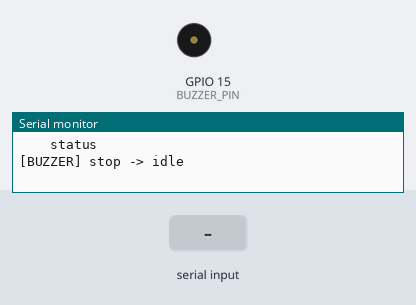
A sketch run on a simulated ESP32-S3. Shown: buzzer (waves = sounding), the last lines printed to the serial monitor. Inputs (shaded band) come from the test bench.

Above: at 1.5 s.
1.6 s: "alarm\n" received over Serial
At 1.67 s:
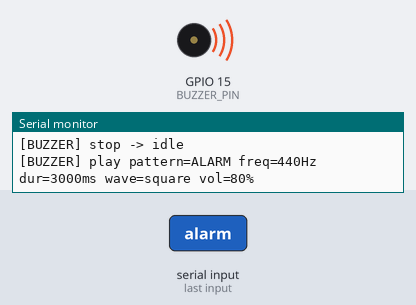
6.1 s: "siren\n" received over Serial
At 6.6 s:
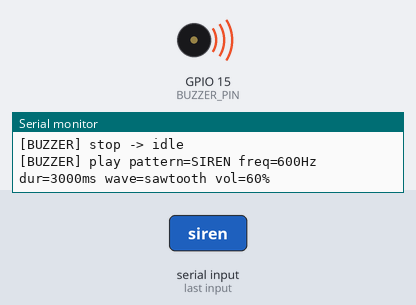
Timing chart, 0 to 10.6 s (numbered marks = the images above; inputs shaded):
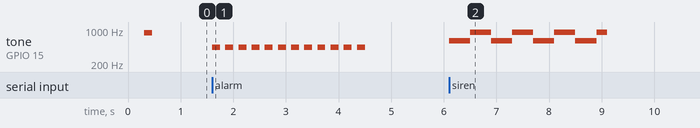

Measured:
- after the input at 1.6 s, tone on GPIO 15 (BUZZER_PIN): alternates 440 Hz for 0.15 s and silent for 0.10 s, 24 changes in all, then stays silent, starting at once
- after the input at 6.1 s, tone on GPIO 15 (BUZZER_PIN): plays 600 Hz for 0.40 s, 900 Hz for 0.40 s, 600 Hz for 0.40 s, 900 Hz for 0.40 s, 600 Hz for 0.40 s, 900 Hz for 0.40 s … (8 notes in this stretch), starting at once

The sketch:

arana_robot.ino
```cpp
/*
 * ============================================================================
 *  ARAÑA ROBOT — Firmware ESP32-S3 (central)
 *  IPET N°66 — Electrónica Digital III
 *
 *  Este archivo es el punto de entrada: setup() inicializa los módulos y
 *  loop() los actualiza. Aquí vive también el estado global del robot
 *  (espejo mínimo de SpiderState en pc/app.py).
 *
 *  Arquitectura de comunicación con la PC:
 *    [PC Flask] --WiFi--> [ESP32-S3 AP "ARANA-ROBOT" 192.168.4.1]
 *       localhost:5000            GET  /api/status   (sensores/estado)
 *                                 POST /api/command  ({"cmd":..., "value":...})
 *
 *  Módulo activo actualmente: Buzzer (protocolo completo del panel PC).
 *  El resto de los módulos (WiFi, WebServer, sensores, servos, NeoPixel)
 *  se incorporan a medida que se implementan (ver TODO más abajo).
 * ============================================================================
 */

#include <Arduino.h>
#include "config.h"
#include "actuadores/buzzer.h"    // módulo Buzzer (activo)

// ----------------------------------------------------------------------------
// Módulos pendientes — se habilita su include cuando exista implementación
// ----------------------------------------------------------------------------
// #include "comunicacion/wifi.h"       // TODO: AP ARANA-ROBOT + arranque server
// #include "comunicacion/webserver.h"  // TODO: GET /api/status + POST /api/command
// #include "sensores/ultrasonic.h"     // TODO: HC-SR04
// #include "sensores/imu.h"            // TODO: MPU6050
// #include "sensores/ir.h"             // TODO: TCRT5000
// #include "sensores/dht_sensor.h"     // TODO: DHT22
// #include "actuadores/servos.h"       // TODO: PCA9685 (12 servos)
// #include "actuadores/neopixel.h"     // TODO: Matriz 8x8

// ----------------------------------------------------------------------------
// Estado global del robot
// (los mismos campos que lee/actualiza la PC: mode, speed, emergency_stop)
// ----------------------------------------------------------------------------
struct RobotState {
  String  mode          = "STAND";   // STAND, WALK, TROT, GATEAR, GIRAR, ...
  uint8_t speed         = 50;        // 0..100
  bool    emergencyStop = false;     // Emergency Stop activo
} robotState;

// ----------------------------------------------------------------------------
// Consola de prueba por Monitor Serie
// (útil para probar el buzzer hasta que exista el webserver)
// ----------------------------------------------------------------------------
static void printBuzzerHelp() {
  Serial.println(F("  Comandos de prueba del Buzzer:"));
  Serial.println(F("    beep | siren | alarm | rise | fall | stop"));
  Serial.println(F("    tone <freq> <dur_ms> <vol>   (CUSTOM, ej: tone 880 500 70)"));
  Serial.println(F("    status"));
}

static void handleSerialConsole() {
  if (!Serial.available()) return;

  String line = Serial.readStringUntil('\n');
  line.trim();
  line.toLowerCase();
  if (line.length() == 0) return;

  // Presets = mismos parámetros que BUZZER_PRESETS del panel web (index.html)
  if      (line == "beep")  { buzzerPlay("BEEP",  880, 1000, "square",   70); }
  else if (line == "siren") { buzzerPlay("SIREN", 600, 3000, "sawtooth", 60); }
  else if (line == "alarm") { buzzerPlay("ALARM", 440, 3000, "square",   80); }
  else if (line == "rise")  { buzzerPlay("RISE",  300, 3000, "sine",     70); }
  else if (line == "fall")  { buzzerPlay("FALL", 1200, 3000, "triangle", 70); }
  else if (line == "stop")  { buzzerStop(); }
  else if (line == "status") {
    Serial.printf("[STATE] mode=%s speed=%u emergency=%s | buzzer=%s online=%d\n",
                  robotState.mode.c_str(), (unsigned)robotState.speed,
                  robotState.emergencyStop ? "ON" : "OFF",
                  buzzerGetState(), buzzerIsOnline() ? 1 : 0);
  }
  else if (line.startsWith("tone ")) {
    // Formato: tone <freq> <dur_ms> <vol>
    String rest = line.substring(5);
    const int p1 = rest.indexOf(' ');
    const int p2 = rest.indexOf(' ', p1 + 1);
    if (p1 > 0 && p2 > p1) {
      const uint16_t f = (uint16_t)rest.substring(0, p1).toInt();
      const uint16_t d = (uint16_t)rest.substring(p1 + 1, p2).toInt();
      const uint8_t  v = (uint8_t)rest.substring(p2 + 1).toInt();
      buzzerPlay("CUSTOM", f, d, "square", v);
    } else {
      Serial.println(F("[CONSOLE] Uso: tone <freq> <dur_ms> <vol>"));
    }
  }
  else if (line == "help" || line == "?") { printBuzzerHelp(); }
  else { Serial.println(F("[CONSOLE] Comando no reconocido. Escribí 'help'.")); }
}
// ----------------------------------------------------------------------------
// setup() — inicialización
// ----------------------------------------------------------------------------
void setup() {
  Serial.begin(115200);
  delay(300);

  Serial.println();
  Serial.println(F("======================================="));
  Serial.println(F("   ARAÑA ROBOT — Firmware ESP32-S3"));
  Serial.println(F("   IPET N°66 · Electrónica Digital III"));
  Serial.println(F("======================================="));

  // --- Buzzer ---
  buzzerInit();
  Serial.printf("[INIT] Buzzer -> GPIO%d %s | estado=%s\n", BUZZER_PIN,
                buzzerIsOnline() ? "ONLINE" : "ERROR", buzzerGetState());

  // Beep corto de arranque (autotest del módulo)
  buzzerPlay("BEEP", BUZZER_DEFAULT_FREQ_HZ, BUZZER_DEFAULT_DURATION_MS,
             "square", BUZZER_DEFAULT_VOLUME);

  // --- Módulos pendientes (por orden de integración) ---
  // wifiInit();            // TODO: crear AP "ARANA-ROBOT" y arrancar el server
  // webserverInit();       // TODO: GET /api/status + POST /api/command
  //                        //       "buzzer"      -> buzzerPlay(...)
  //                        //       "buzzer_stop" -> buzzerStop()
  // servosInit();
  // imuInit(); dhtInit(); irInit(); ultrasonicInit(); neopixelInit();

  printBuzzerHelp();
}

// ----------------------------------------------------------------------------
// loop() — actualización continua
// ----------------------------------------------------------------------------
void loop() {
  buzzerUpdate();            // máquina de estados del sonido (no bloqueante)
  handleSerialConsole();     // consola de prueba por Monitor Serie

  // TODO (cuando existan los módulos):
  //   ultrasonicUpdate(); imuUpdate(); dhtUpdate(); irUpdate();
  //   webserverHandle();   // ESPAsyncWebServer se atiende solo, sin loop()
}
```

buzzer.cpp
```cpp
// ============================================================================
// Módulo Buzzer — Araña Robot (ESP32-S3)
// Buzzer pasivo controlado por PWM (LEDC). Implementa el protocolo que envía
// el Control Center PC (ver esp32/README.md, sección "Protocolo Buzzer"):
//
//   {"cmd":"buzzer","value":{"pattern":"BEEP","freq":880,"duration":150,
//                            "wave":"square","volume":70}}
//   {"cmd":"buzzer_stop"}
//
// API pública en buzzer.h. Reproducción NO bloqueante: buzzerUpdate() debe
// llamarse desde loop() y avanza la máquina de estados del patrón.
//
// Compatible con Arduino core 2.x (API por canal) y 3.x (API por pin).
// ============================================================================

#include "buzzer.h"
#include "config.h"

#include <esp_arduino_version.h>
#include <strings.h>   // strcasecmp

#if defined(ESP_ARDUINO_VERSION_MAJOR) && (ESP_ARDUINO_VERSION_MAJOR >= 3)
  #define BUZZER_LEDC_CORE3 1
#else
  #define BUZZER_LEDC_CORE3 0
#endif

// ----------------------------------------------------------------------------
// Estado interno
// ----------------------------------------------------------------------------
static bool          s_online      = false;
static bool          s_playing     = false;
static BuzzerPattern s_pattern     = BUZZER_PATTERN_UNKNOWN;
static uint16_t      s_freqHz      = 0;     // frecuencia base del comando
static uint32_t      s_durationMs  = 0;     // duración total del patrón
static uint8_t       s_duty        = 0;     // duty 0..127 (50% = onda cuadrada)
static uint32_t      s_startMs     = 0;
static uint32_t      s_nextPhaseMs = 0;     // próximo cambio de fase del patrón
static bool          s_phaseOn     = true;  // ALARM: ¿tono activo o silencio?
static bool          s_phaseHigh   = false; // SIREN: ¿frecuencia alta o baja?

// Tiempos de los patrones (ms)
static const uint16_t SIREN_HALF_PERIOD_MS = 400;
static const uint16_t ALARM_ON_MS          = 150;
static const uint16_t ALARM_OFF_MS         = 100;
static const uint16_t SWEEP_STEP_MS        = 30;   // resolución del barrido

// ----------------------------------------------------------------------------
// Helpers PWM (LEDC) con soporte Arduino core 2.x / 3.x
// ----------------------------------------------------------------------------

static void pwmWrite(uint8_t duty) {
#if BUZZER_LEDC_CORE3
  ledcWrite(BUZZER_PIN, duty);
#else
  ledcWrite(BUZZER_LEDC_CHANNEL, duty);
#endif
}

static void pwmSetFreq(uint16_t freqHz) {
  // Mantener la frecuencia dentro de los límites que soporta el panel PC
  if (freqHz < BUZZER_FREQ_MIN_HZ) freqHz = BUZZER_FREQ_MIN_HZ;
  if (freqHz > BUZZER_FREQ_MAX_HZ) freqHz = BUZZER_FREQ_MAX_HZ;
#if BUZZER_LEDC_CORE3
  ledcChangeFrequency(BUZZER_PIN, freqHz, BUZZER_LEDC_RESOLUTION);
  ledcWrite(BUZZER_PIN, s_duty);            // re-aplicar duty tras la frecuencia
#else
  ledcChangeFrequency(BUZZER_LEDC_CHANNEL, freqHz, BUZZER_LEDC_RESOLUTION);
  ledcWrite(BUZZER_LEDC_CHANNEL, s_duty);
#endif
}

static void pwmStart(uint16_t freqHz) {
#if BUZZER_LEDC_CORE3
  ledcAttach(BUZZER_PIN, freqHz, BUZZER_LEDC_RESOLUTION);
  ledcWrite(BUZZER_PIN, s_duty);
#else
  ledcSetup(BUZZER_LEDC_CHANNEL, freqHz, BUZZER_LEDC_RESOLUTION);
  ledcAttachPin(BUZZER_PIN, BUZZER_LEDC_CHANNEL);
  ledcWrite(BUZZER_LEDC_CHANNEL, s_duty);
#endif
}

// Volumen 0..100 -> duty 0..127 (el 50% del duty es la potencia máxima útil
// de una onda cuadrada en un buzzer pasivo).
static uint8_t volumeToDuty(uint8_t volume) {
  if (volume > 100) volume = 100;
  const uint16_t DUTY_MAX = ((1u << BUZZER_LEDC_RESOLUTION) / 2u) - 1u; // 127
  return (uint8_t)(((uint16_t)volume * DUTY_MAX) / 100u);
}

// ----------------------------------------------------------------------------
// API pública
// ----------------------------------------------------------------------------

void buzzerInit() {
  pinMode(BUZZER_PIN, OUTPUT);
  digitalWrite(BUZZER_PIN, LOW);
  s_playing = false;
  s_online  = false;
  s_duty    = 0;
  pwmStart(BUZZER_DEFAULT_FREQ_HZ);   // deja el canal listo, en silencio
  s_online = true;
}

BuzzerPattern buzzerPatternFromString(const char* pattern) {
  if (pattern == nullptr) return BUZZER_PATTERN_UNKNOWN;
  if (strcasecmp(pattern, "BEEP")   == 0) return BUZZER_PATTERN_BEEP;
  if (strcasecmp(pattern, "SIREN")  == 0) return BUZZER_PATTERN_SIREN;
  if (strcasecmp(pattern, "ALARM")  == 0) return BUZZER_PATTERN_ALARM;
  if (strcasecmp(pattern, "RISE")   == 0) return BUZZER_PATTERN_RISE;
  if (strcasecmp(pattern, "FALL")   == 0) return BUZZER_PATTERN_FALL;
  if (strcasecmp(pattern, "CUSTOM") == 0) return BUZZER_PATTERN_CUSTOM;
  return BUZZER_PATTERN_UNKNOWN;
}
bool buzzerPlay(const char* pattern, uint16_t freqHz, uint16_t durationMs,
                const char* wave, uint8_t volume) {
  const BuzzerPattern p = buzzerPatternFromString(pattern);
  if (p == BUZZER_PATTERN_UNKNOWN) {
    Serial.printf("[BUZZER] error: patrón desconocido '%s'\n",
                  pattern ? pattern : "(null)");
    return false;
  }
  if (!s_online) return false;

  // Aplicar los límites que define el protocolo del panel PC
  if (freqHz     < BUZZER_FREQ_MIN_HZ)     freqHz     = BUZZER_FREQ_MIN_HZ;
  if (freqHz     > BUZZER_FREQ_MAX_HZ)     freqHz     = BUZZER_FREQ_MAX_HZ;
  if (durationMs < BUZZER_DURATION_MIN_MS) durationMs = BUZZER_DURATION_MIN_MS;
  if (durationMs > BUZZER_DURATION_MAX_MS) durationMs = BUZZER_DURATION_MAX_MS;

  s_pattern    = p;
  s_freqHz     = freqHz;
  s_durationMs = durationMs;
  s_duty       = volumeToDuty(volume);
  s_startMs    = millis();
  s_phaseOn    = true;
  s_phaseHigh  = false;
  s_playing    = true;

  pwmSetFreq(freqHz);   // arranca sonando a la frecuencia base
  pwmWrite(s_duty);

  // Agendar la primera transición de fase según el patrón
  switch (p) {
    case BUZZER_PATTERN_SIREN:
      s_nextPhaseMs = s_startMs + SIREN_HALF_PERIOD_MS;
      break;
    case BUZZER_PATTERN_ALARM:
      s_nextPhaseMs = s_startMs + ALARM_ON_MS;
      break;
    case BUZZER_PATTERN_RISE:
    case BUZZER_PATTERN_FALL:
      s_nextPhaseMs = s_startMs + SWEEP_STEP_MS;
      break;
    default:
      s_nextPhaseMs = 0;
      break;
  }

  Serial.printf("[BUZZER] play pattern=%s freq=%uHz dur=%ums wave=%s vol=%u%%\n",
                pattern, (unsigned)freqHz, (unsigned)durationMs,
                wave ? wave : "-", (unsigned)volume);
  return true;
}

void buzzerUpdate() {
  if (!s_playing) return;

  const uint32_t now     = millis();
  const uint32_t elapsed = now - s_startMs;   // seguro ante overflow de millis()

  if (elapsed >= s_durationMs) {              // el patrón terminó
    buzzerStop();
    return;
  }

  switch (s_pattern) {
    case BUZZER_PATTERN_BEEP:
    case BUZZER_PATTERN_CUSTOM:
      break;                                  // tono fijo hasta finalizar

    case BUZZER_PATTERN_SIREN:                // alterna frec. base y x1.5
      if ((int32_t)(now - s_nextPhaseMs) >= 0) {
        s_phaseHigh = !s_phaseHigh;
        pwmSetFreq(s_phaseHigh ? (uint16_t)(s_freqHz * 3u / 2u) : s_freqHz);
        s_nextPhaseMs = now + SIREN_HALF_PERIOD_MS;
      }
      break;

    case BUZZER_PATTERN_ALARM:                // beep 150ms / pausa 100ms
      if ((int32_t)(now - s_nextPhaseMs) >= 0) {
        s_phaseOn = !s_phaseOn;
        pwmWrite(s_phaseOn ? s_duty : 0);
        s_nextPhaseMs = now + (s_phaseOn ? ALARM_ON_MS : ALARM_OFF_MS);
      }
      break;

    case BUZZER_PATTERN_RISE:                 // barrido lineal x1 -> x4
    case BUZZER_PATTERN_FALL:                 // barrido lineal x1 -> x1/4
      if ((int32_t)(now - s_nextPhaseMs) >= 0) {
        const float k    = (float)elapsed / (float)s_durationMs;   // 0.0..1.0
        const float mult = (s_pattern == BUZZER_PATTERN_RISE)
                               ? (1.0f + 3.0f * k)
                               : (1.0f - 0.75f * k);
        pwmSetFreq((uint16_t)(s_freqHz * mult));
        s_nextPhaseMs = now + SWEEP_STEP_MS;
      }
      break;

    default:
      break;
  }
}

void buzzerStop() {
  if (!s_playing) return;
  pwmWrite(0);
  s_playing = false;
  Serial.println("[BUZZER] stop -> idle");
}

bool buzzerIsPlaying() { return s_playing; }

const char* buzzerGetState() { return s_playing ? "playing" : "idle"; }

bool buzzerIsOnline() { return s_online; }
```

buzzer.h
```cpp
#ifndef ACTUADORES_BUZZER_H
#define ACTUADORES_BUZZER_H

#include <Arduino.h>

// ============================================================================
// Módulo Buzzer (pasivo, PWM LEDC) — Araña Robot
//
// Implementa el protocolo documentado en esp32/README.md, que es el que envía
// el Control Center PC (pc/app.py -> dispatch "buzzer" / "buzzer_stop"):
//
//   POST /api/command
//   {"cmd":"buzzer","value":{"pattern":"BEEP","freq":880,"duration":150,
//                            "wave":"square","volume":70}}
//   {"cmd":"buzzer_stop"}
//
// El estado se publica en /api/status -> sensors.buzzer.state ("playing"|"idle")
// y sensors.buzzer.online (bool), tal como espera pc/app.py (_merge_sensors).
//
// Patrones = identificadores de BUZZER_PRESETS del panel web (index.html):
//   BEEP / SIREN / ALARM / RISE / FALL / CUSTOM.
// `wave` (sine/square/triangle/sawtooth) no cambia el sonido real del buzzer
// pasivo (solo produce onda cuadrada); se acepta por compatibilidad de protocolo.
//
// La reproducción es NO bloqueante: se debe llamar a buzzerUpdate() desde loop().
// ============================================================================

// Identificadores de patrón (coinciden con el JSON del panel PC)
enum BuzzerPattern : uint8_t {
  BUZZER_PATTERN_BEEP   = 0,
  BUZZER_PATTERN_SIREN,
  BUZZER_PATTERN_ALARM,
  BUZZER_PATTERN_RISE,
  BUZZER_PATTERN_FALL,
  BUZZER_PATTERN_CUSTOM,
  BUZZER_PATTERN_UNKNOWN,
};

// Inicializa el PWM LEDC y deja el buzzer en "idle".
void buzzerInit();

// Máquina de estados del sonido. Llamar en cada iteración de loop().
void buzzerUpdate();

// Reproduce un tono. Parámetros = campos exactos del JSON que envía la PC.
// Devuelve true si el comando fue aceptado, false si el patrón es inválido.
bool buzzerPlay(const char* pattern, uint16_t freqHz, uint16_t durationMs,
                const char* wave, uint8_t volume);

// Detiene el sonido inmediatamente.
void buzzerStop();

bool        buzzerIsPlaying();
const char* buzzerGetState();   // "playing" | "idle"   -> sensors.buzzer.state
bool        buzzerIsOnline();   //                      -> sensors.buzzer.online

// Convierte el string del protocolo a BuzzerPattern.
BuzzerPattern buzzerPatternFromString(const char* pattern);

#endif  // ACTUADORES_BUZZER_H
```

servos.cpp
```cpp

```

webserver.cpp
```cpp

```

wifi.cpp
```cpp

```

dht_sensor.cpp
```cpp

```

imu.cpp
```cpp

```

ir.cpp
```cpp

```

ultrasonic.cpp
```cpp

```

Source omitted: config.h (2468 bytes)
